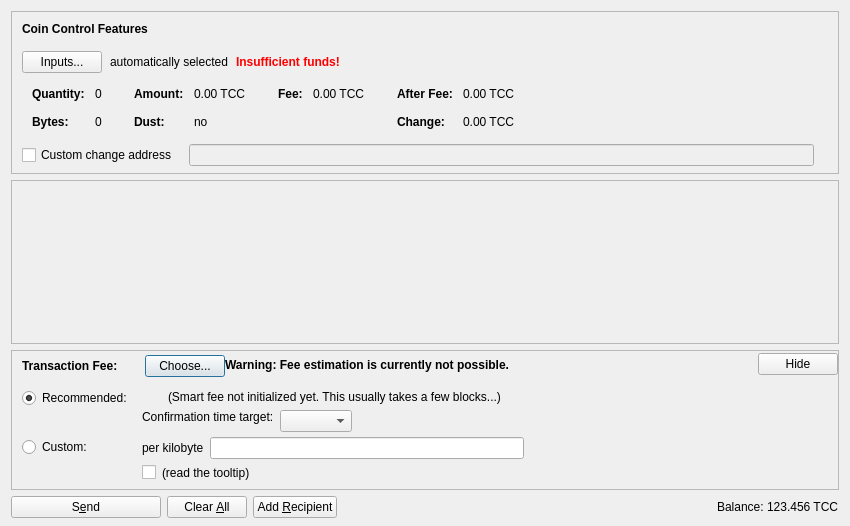
<?xml version="1.0" encoding="UTF-8"?>
<ui version="4.0">
 <class>SendCoinsDialog</class>
 <widget class="QDialog" name="SendCoinsDialog">
  <property name="geometry">
   <rect>
    <x>0</x>
    <y>0</y>
    <width>850</width>
    <height>526</height>
   </rect>
  </property>
  <property name="windowTitle">
   <string>Send Coins</string>
  </property>
  <layout class="QVBoxLayout" name="verticalLayout" stretch="0,1,0,0">
   <property name="bottomMargin">
    <number>8</number>
   </property>
   <item>
    <widget class="QFrame" name="frameCoinControl">
     <property name="sizePolicy">
      <sizepolicy hsizetype="Expanding" vsizetype="Expanding">
       <horstretch>0</horstretch>
       <verstretch>0</verstretch>
      </sizepolicy>
     </property>
     <property name="maximumSize">
      <size>
       <width>16777215</width>
       <height>16777215</height>
      </size>
     </property>
     <property name="frameShape">
      <enum>QFrame::StyledPanel</enum>
     </property>
     <property name="frameShadow">
      <enum>QFrame::Sunken</enum>
     </property>
     <layout class="QVBoxLayout" name="verticalLayoutCoinControl2">
      <property name="spacing">
       <number>0</number>
      </property>
      <property name="leftMargin">
       <number>0</number>
      </property>
      <property name="topMargin">
       <number>0</number>
      </property>
      <property name="rightMargin">
       <number>0</number>
      </property>
      <property name="bottomMargin">
       <number>6</number>
      </property>
      <item>
       <layout class="QVBoxLayout" name="verticalLayoutCoinControl" stretch="0,0,0,0,1">
        <property name="spacing">
         <number>0</number>
        </property>
        <property name="leftMargin">
         <number>10</number>
        </property>
        <property name="topMargin">
         <number>10</number>
        </property>
        <item>
         <layout class="QHBoxLayout" name="horizontalLayoutCoinControl1">
          <property name="bottomMargin">
           <number>15</number>
          </property>
          <item>
           <widget class="QLabel" name="labelCoinControlFeatures">
            <property name="sizePolicy">
             <sizepolicy hsizetype="Preferred" vsizetype="Maximum">
              <horstretch>0</horstretch>
              <verstretch>0</verstretch>
             </sizepolicy>
            </property>
            <property name="font">
             <font>
              <weight>75</weight>
              <bold>true</bold>
             </font>
            </property>
            <property name="styleSheet">
             <string notr="true">font-weight:bold;</string>
            </property>
            <property name="text">
             <string>Coin Control Features</string>
            </property>
           </widget>
          </item>
         </layout>
        </item>
        <item>
         <layout class="QHBoxLayout" name="horizontalLayoutCoinControl2" stretch="0,0,0,0">
          <property name="spacing">
           <number>8</number>
          </property>
          <property name="bottomMargin">
           <number>10</number>
          </property>
          <item>
           <widget class="QPushButton" name="pushButtonCoinControl">
            <property name="styleSheet">
             <string notr="true"/>
            </property>
            <property name="text">
             <string>Inputs...</string>
            </property>
            <property name="autoDefault">
             <bool>false</bool>
            </property>
           </widget>
          </item>
          <item>
           <widget class="QLabel" name="labelCoinControlAutomaticallySelected">
            <property name="text">
             <string>automatically selected</string>
            </property>
            <property name="margin">
             <number>5</number>
            </property>
           </widget>
          </item>
          <item>
           <widget class="QLabel" name="labelCoinControlInsuffFunds">
            <property name="font">
             <font>
              <weight>75</weight>
              <bold>true</bold>
             </font>
            </property>
            <property name="styleSheet">
             <string notr="true">color:red;font-weight:bold;</string>
            </property>
            <property name="text">
             <string>Insufficient funds!</string>
            </property>
            <property name="margin">
             <number>5</number>
            </property>
           </widget>
          </item>
          <item>
           <spacer name="horizontalSpacerCoinControl">
            <property name="orientation">
             <enum>Qt::Horizontal</enum>
            </property>
            <property name="sizeHint" stdset="0">
             <size>
              <width>40</width>
              <height>1</height>
             </size>
            </property>
           </spacer>
          </item>
         </layout>
        </item>
        <item>
         <widget class="QWidget" name="widgetCoinControl" native="true">
          <property name="sizePolicy">
           <sizepolicy hsizetype="Preferred" vsizetype="Preferred">
            <horstretch>0</horstretch>
            <verstretch>0</verstretch>
           </sizepolicy>
          </property>
          <property name="minimumSize">
           <size>
            <width>0</width>
            <height>0</height>
           </size>
          </property>
          <property name="styleSheet">
           <string notr="true"/>
          </property>
          <layout class="QHBoxLayout" name="horizontalLayoutCoinControl5">
           <property name="leftMargin">
            <number>0</number>
           </property>
           <property name="topMargin">
            <number>0</number>
           </property>
           <property name="rightMargin">
            <number>0</number>
           </property>
           <property name="bottomMargin">
            <number>0</number>
           </property>
           <item>
            <layout class="QHBoxLayout" name="horizontalLayoutCoinControl3" stretch="0,0,0,1">
             <property name="spacing">
              <number>20</number>
             </property>
             <property name="topMargin">
              <number>0</number>
             </property>
             <property name="bottomMargin">
              <number>10</number>
             </property>
             <item>
              <layout class="QFormLayout" name="formLayoutCoinControl1">
               <property name="horizontalSpacing">
                <number>10</number>
               </property>
               <property name="verticalSpacing">
                <number>14</number>
               </property>
               <property name="leftMargin">
                <number>10</number>
               </property>
               <property name="topMargin">
                <number>4</number>
               </property>
               <property name="rightMargin">
                <number>6</number>
               </property>
               <item row="0" column="0">
                <widget class="QLabel" name="labelCoinControlQuantityText">
                 <property name="font">
                  <font>
                   <weight>75</weight>
                   <bold>true</bold>
                  </font>
                 </property>
                 <property name="text">
                  <string>Quantity:</string>
                 </property>
                 <property name="margin">
                  <number>0</number>
                 </property>
                </widget>
               </item>
               <item row="0" column="1">
                <widget class="QLabel" name="labelCoinControlQuantity">
                 <property name="cursor">
                  <cursorShape>IBeamCursor</cursorShape>
                 </property>
                 <property name="contextMenuPolicy">
                  <enum>Qt::ActionsContextMenu</enum>
                 </property>
                 <property name="text">
                  <string notr="true">0</string>
                 </property>
                 <property name="margin">
                  <number>0</number>
                 </property>
                 <property name="textInteractionFlags">
                  <set>Qt::LinksAccessibleByMouse|Qt::TextSelectableByKeyboard|Qt::TextSelectableByMouse</set>
                 </property>
                </widget>
               </item>
               <item row="1" column="0">
                <widget class="QLabel" name="labelCoinControlBytesText">
                 <property name="font">
                  <font>
                   <weight>75</weight>
                   <bold>true</bold>
                  </font>
                 </property>
                 <property name="text">
                  <string>Bytes:</string>
                 </property>
                </widget>
               </item>
               <item row="1" column="1">
                <widget class="QLabel" name="labelCoinControlBytes">
                 <property name="cursor">
                  <cursorShape>IBeamCursor</cursorShape>
                 </property>
                 <property name="contextMenuPolicy">
                  <enum>Qt::ActionsContextMenu</enum>
                 </property>
                 <property name="text">
                  <string notr="true">0</string>
                 </property>
                 <property name="textInteractionFlags">
                  <set>Qt::LinksAccessibleByMouse|Qt::TextSelectableByKeyboard|Qt::TextSelectableByMouse</set>
                 </property>
                </widget>
               </item>
              </layout>
             </item>
             <item>
              <layout class="QFormLayout" name="formLayoutCoinControl2">
               <property name="horizontalSpacing">
                <number>10</number>
               </property>
               <property name="verticalSpacing">
                <number>14</number>
               </property>
               <property name="leftMargin">
                <number>6</number>
               </property>
               <property name="topMargin">
                <number>4</number>
               </property>
               <property name="rightMargin">
                <number>6</number>
               </property>
               <item row="0" column="0">
                <widget class="QLabel" name="labelCoinControlAmountText">
                 <property name="font">
                  <font>
                   <weight>75</weight>
                   <bold>true</bold>
                  </font>
                 </property>
                 <property name="text">
                  <string>Amount:</string>
                 </property>
                 <property name="margin">
                  <number>0</number>
                 </property>
                </widget>
               </item>
               <item row="0" column="1">
                <widget class="QLabel" name="labelCoinControlAmount">
                 <property name="cursor">
                  <cursorShape>IBeamCursor</cursorShape>
                 </property>
                 <property name="contextMenuPolicy">
                  <enum>Qt::ActionsContextMenu</enum>
                 </property>
                 <property name="text">
                  <string notr="true">0.00 TCC</string>
                 </property>
                 <property name="textInteractionFlags">
                  <set>Qt::LinksAccessibleByMouse|Qt::TextSelectableByKeyboard|Qt::TextSelectableByMouse</set>
                 </property>
                </widget>
               </item>
               <item row="1" column="0">
                <widget class="QLabel" name="labelCoinControlLowOutputText">
                 <property name="font">
                  <font>
                   <weight>75</weight>
                   <bold>true</bold>
                  </font>
                 </property>
                 <property name="text">
                  <string>Dust:</string>
                 </property>
                </widget>
               </item>
               <item row="1" column="1">
                <widget class="QLabel" name="labelCoinControlLowOutput">
                 <property name="cursor">
                  <cursorShape>IBeamCursor</cursorShape>
                 </property>
                 <property name="contextMenuPolicy">
                  <enum>Qt::ActionsContextMenu</enum>
                 </property>
                 <property name="text">
                  <string notr="true">no</string>
                 </property>
                 <property name="textInteractionFlags">
                  <set>Qt::LinksAccessibleByMouse|Qt::TextSelectableByKeyboard|Qt::TextSelectableByMouse</set>
                 </property>
                </widget>
               </item>
              </layout>
             </item>
             <item>
              <layout class="QFormLayout" name="formLayoutCoinControl3">
               <property name="horizontalSpacing">
                <number>10</number>
               </property>
               <property name="verticalSpacing">
                <number>14</number>
               </property>
               <property name="leftMargin">
                <number>6</number>
               </property>
               <property name="topMargin">
                <number>4</number>
               </property>
               <property name="rightMargin">
                <number>6</number>
               </property>
               <item row="0" column="0">
                <widget class="QLabel" name="labelCoinControlFeeText">
                 <property name="font">
                  <font>
                   <weight>75</weight>
                   <bold>true</bold>
                  </font>
                 </property>
                 <property name="text">
                  <string>Fee:</string>
                 </property>
                 <property name="margin">
                  <number>0</number>
                 </property>
                </widget>
               </item>
               <item row="0" column="1">
                <widget class="QLabel" name="labelCoinControlFee">
                 <property name="cursor">
                  <cursorShape>IBeamCursor</cursorShape>
                 </property>
                 <property name="contextMenuPolicy">
                  <enum>Qt::ActionsContextMenu</enum>
                 </property>
                 <property name="text">
                  <string notr="true">0.00 TCC</string>
                 </property>
                 <property name="textInteractionFlags">
                  <set>Qt::LinksAccessibleByMouse|Qt::TextSelectableByKeyboard|Qt::TextSelectableByMouse</set>
                 </property>
                </widget>
               </item>
              </layout>
             </item>
             <item>
              <layout class="QFormLayout" name="formLayoutCoinControl4">
               <property name="horizontalSpacing">
                <number>10</number>
               </property>
               <property name="verticalSpacing">
                <number>14</number>
               </property>
               <property name="leftMargin">
                <number>6</number>
               </property>
               <property name="topMargin">
                <number>4</number>
               </property>
               <property name="rightMargin">
                <number>6</number>
               </property>
               <item row="0" column="0">
                <widget class="QLabel" name="labelCoinControlAfterFeeText">
                 <property name="font">
                  <font>
                   <weight>75</weight>
                   <bold>true</bold>
                  </font>
                 </property>
                 <property name="text">
                  <string>After Fee:</string>
                 </property>
                 <property name="margin">
                  <number>0</number>
                 </property>
                </widget>
               </item>
               <item row="0" column="1">
                <widget class="QLabel" name="labelCoinControlAfterFee">
                 <property name="cursor">
                  <cursorShape>IBeamCursor</cursorShape>
                 </property>
                 <property name="contextMenuPolicy">
                  <enum>Qt::ActionsContextMenu</enum>
                 </property>
                 <property name="text">
                  <string notr="true">0.00 TCC</string>
                 </property>
                 <property name="textInteractionFlags">
                  <set>Qt::LinksAccessibleByMouse|Qt::TextSelectableByKeyboard|Qt::TextSelectableByMouse</set>
                 </property>
                </widget>
               </item>
               <item row="1" column="0">
                <widget class="QLabel" name="labelCoinControlChangeText">
                 <property name="font">
                  <font>
                   <weight>75</weight>
                   <bold>true</bold>
                  </font>
                 </property>
                 <property name="text">
                  <string>Change:</string>
                 </property>
                </widget>
               </item>
               <item row="1" column="1">
                <widget class="QLabel" name="labelCoinControlChange">
                 <property name="cursor">
                  <cursorShape>IBeamCursor</cursorShape>
                 </property>
                 <property name="contextMenuPolicy">
                  <enum>Qt::ActionsContextMenu</enum>
                 </property>
                 <property name="text">
                  <string notr="true">0.00 TCC</string>
                 </property>
                 <property name="textInteractionFlags">
                  <set>Qt::LinksAccessibleByMouse|Qt::TextSelectableByKeyboard|Qt::TextSelectableByMouse</set>
                 </property>
                </widget>
               </item>
              </layout>
             </item>
            </layout>
           </item>
          </layout>
         </widget>
        </item>
        <item>
         <layout class="QHBoxLayout" name="horizontalLayoutCoinControl4" stretch="0,0,0">
          <property name="spacing">
           <number>12</number>
          </property>
          <property name="sizeConstraint">
           <enum>QLayout::SetDefaultConstraint</enum>
          </property>
          <property name="topMargin">
           <number>5</number>
          </property>
          <property name="rightMargin">
           <number>5</number>
          </property>
          <item>
           <widget class="QCheckBox" name="checkBoxCoinControlChange">
            <property name="toolTip">
             <string>If this is activated, but the change address is empty or invalid, change will be sent to a newly generated address.</string>
            </property>
            <property name="text">
             <string>Custom change address</string>
            </property>
           </widget>
          </item>
          <item>
           <widget class="QValidatedLineEdit" name="lineEditCoinControlChange">
            <property name="enabled">
             <bool>false</bool>
            </property>
            <property name="sizePolicy">
             <sizepolicy hsizetype="Expanding" vsizetype="Fixed">
              <horstretch>0</horstretch>
              <verstretch>0</verstretch>
             </sizepolicy>
            </property>
           </widget>
          </item>
          <item>
           <widget class="QLabel" name="labelCoinControlChangeLabel">
            <property name="sizePolicy">
             <sizepolicy hsizetype="Preferred" vsizetype="Expanding">
              <horstretch>0</horstretch>
              <verstretch>0</verstretch>
             </sizepolicy>
            </property>
            <property name="minimumSize">
             <size>
              <width>0</width>
              <height>0</height>
             </size>
            </property>
            <property name="text">
             <string/>
            </property>
            <property name="margin">
             <number>3</number>
            </property>
           </widget>
          </item>
         </layout>
        </item>
        <item>
         <spacer name="verticalSpacerCoinControl">
          <property name="orientation">
           <enum>Qt::Vertical</enum>
          </property>
          <property name="sizeHint" stdset="0">
           <size>
            <width>800</width>
            <height>1</height>
           </size>
          </property>
         </spacer>
        </item>
       </layout>
      </item>
     </layout>
    </widget>
   </item>
   <item>
    <widget class="QScrollArea" name="scrollArea">
     <property name="widgetResizable">
      <bool>true</bool>
     </property>
     <widget class="QWidget" name="scrollAreaWidgetContents">
      <property name="geometry">
       <rect>
        <x>0</x>
        <y>0</y>
        <width>830</width>
        <height>104</height>
       </rect>
      </property>
      <layout class="QVBoxLayout" name="verticalLayout_2" stretch="0,1">
       <property name="leftMargin">
        <number>0</number>
       </property>
       <property name="topMargin">
        <number>0</number>
       </property>
       <property name="rightMargin">
        <number>0</number>
       </property>
       <property name="bottomMargin">
        <number>0</number>
       </property>
       <item>
        <layout class="QVBoxLayout" name="entries">
         <property name="spacing">
          <number>6</number>
         </property>
        </layout>
       </item>
       <item>
        <spacer name="verticalSpacer">
         <property name="orientation">
          <enum>Qt::Vertical</enum>
         </property>
         <property name="sizeHint" stdset="0">
          <size>
           <width>20</width>
           <height>40</height>
          </size>
         </property>
        </spacer>
       </item>
      </layout>
     </widget>
    </widget>
   </item>
   <item>
    <widget class="QFrame" name="frameFee">
     <property name="sizePolicy">
      <sizepolicy hsizetype="Expanding" vsizetype="Expanding">
       <horstretch>0</horstretch>
       <verstretch>0</verstretch>
      </sizepolicy>
     </property>
     <property name="maximumSize">
      <size>
       <width>16777215</width>
       <height>16777215</height>
      </size>
     </property>
     <property name="frameShape">
      <enum>QFrame::StyledPanel</enum>
     </property>
     <property name="frameShadow">
      <enum>QFrame::Sunken</enum>
     </property>
     <layout class="QVBoxLayout" name="verticalLayoutFee1">
      <property name="spacing">
       <number>0</number>
      </property>
      <property name="leftMargin">
       <number>0</number>
      </property>
      <property name="topMargin">
       <number>0</number>
      </property>
      <property name="rightMargin">
       <number>0</number>
      </property>
      <property name="bottomMargin">
       <number>0</number>
      </property>
      <item>
       <layout class="QVBoxLayout" name="verticalLayoutFee2" stretch="0,0,0">
        <property name="spacing">
         <number>0</number>
        </property>
        <property name="leftMargin">
         <number>10</number>
        </property>
        <property name="topMargin">
         <number>0</number>
        </property>
        <item>
         <layout class="QHBoxLayout" name="horizontalLayoutFee1">
          <property name="bottomMargin">
           <number>0</number>
          </property>
          <item>
           <layout class="QVBoxLayout" name="verticalLayoutFee7">
            <property name="spacing">
             <number>0</number>
            </property>
            <item>
             <spacer name="verticalSpacerSmartFee">
              <property name="orientation">
               <enum>Qt::Vertical</enum>
              </property>
              <property name="sizeType">
               <enum>QSizePolicy::Fixed</enum>
              </property>
              <property name="sizeHint" stdset="0">
               <size>
                <width>1</width>
                <height>4</height>
               </size>
              </property>
             </spacer>
            </item>
            <item>
             <layout class="QHBoxLayout" name="horizontalLayoutSmartFee">
              <property name="spacing">
               <number>10</number>
              </property>
              <item>
               <widget class="QLabel" name="labelFeeHeadline">
                <property name="sizePolicy">
                 <sizepolicy hsizetype="Preferred" vsizetype="Maximum">
                  <horstretch>0</horstretch>
                  <verstretch>0</verstretch>
                 </sizepolicy>
                </property>
                <property name="font">
                 <font>
                  <weight>75</weight>
                  <bold>true</bold>
                 </font>
                </property>
                <property name="styleSheet">
                 <string notr="true">font-weight:bold;</string>
                </property>
                <property name="text">
                 <string>Transaction Fee:</string>
                </property>
               </widget>
              </item>
              <item>
               <widget class="QLabel" name="labelFeeMinimized">
                <property name="text">
                 <string/>
                </property>
               </widget>
              </item>
              <item>
               <widget class="QPushButton" name="buttonChooseFee">
                <property name="text">
                 <string>Choose...</string>
                </property>
               </widget>
              </item>
             </layout>
            </item>
            <item>
             <spacer name="verticalSpacer_5">
              <property name="orientation">
               <enum>Qt::Vertical</enum>
              </property>
              <property name="sizeHint" stdset="0">
               <size>
                <width>1</width>
                <height>1</height>
               </size>
              </property>
             </spacer>
            </item>
           </layout>
          </item>
          <item>
           <widget class="QLabel" name="fallbackFeeWarningLabel">
            <property name="toolTip">
             <string>Using the fallbackfee can result in sending a transaction that will take several hours or days (or never) to confirm. Consider choosing your fee manually or wait until you have validated the complete chain.</string>
            </property>
            <property name="font">
            <font>
                <weight>75</weight>
                <bold>true</bold>
            </font>
            </property>
            <property name="text">
             <string>Warning: Fee estimation is currently not possible.</string>
            </property>
            <property name="wordWrap">
             <bool>false</bool>
            </property>
           </widget>
          </item>
          <item>
           <spacer name="horizontalSpacer_4">
            <property name="orientation">
             <enum>Qt::Horizontal</enum>
            </property>
            <property name="sizeType">
             <enum>QSizePolicy::MinimumExpanding</enum>
            </property>
            <property name="sizeHint" stdset="0">
             <size>
              <width>40</width>
              <height>20</height>
             </size>
            </property>
           </spacer>
          </item>
          <item>
           <widget class="QPushButton" name="buttonMinimizeFee">
            <property name="toolTip">
             <string>collapse fee-settings</string>
            </property>
            <property name="text">
             <string>Hide</string>
            </property>
           </widget>
          </item>
         </layout>
        </item>
        <item>
         <widget class="QFrame" name="frameFeeSelection">
          <layout class="QVBoxLayout" name="verticalLayoutFee12">
           <property name="spacing">
            <number>0</number>
           </property>
           <property name="leftMargin">
            <number>0</number>
           </property>
           <property name="topMargin">
            <number>0</number>
           </property>
           <property name="rightMargin">
            <number>0</number>
           </property>
           <property name="bottomMargin">
            <number>0</number>
           </property>
           <item>
            <layout class="QGridLayout" name="gridLayoutFee">
             <property name="topMargin">
              <number>10</number>
             </property>
             <property name="bottomMargin">
              <number>4</number>
             </property>
             <property name="horizontalSpacing">
              <number>10</number>
             </property>
             <property name="verticalSpacing">
              <number>4</number>
             </property>
             <item row="1" column="1">
              <layout class="QVBoxLayout" name="verticalLayoutFee8">
               <property name="spacing">
                <number>6</number>
               </property>
               <item>
                <layout class="QHBoxLayout" name="horizontalLayoutFee13">
                 <item>
                  <widget class="QLabel" name="labelCustomPerKilobyte">
                   <property name="toolTip">
                    <string>If the custom fee is set to 1000 satoshis and the transaction is only 250 bytes, then &quot;per kilobyte&quot; only pays 250 satoshis in fee, while &quot;total at least&quot; pays 1000 satoshis. For transactions bigger than a kilobyte both pay by kilobyte.</string>
                   </property>
                   <property name="text">
                    <string>per kilobyte</string>
                   </property>
                  </widget>
                 </item>
                 <item>
                  <widget class="BitcoinAmountField" name="customFee"/>
                 </item>
                 <item>
                  <spacer name="horizontalSpacer_6">
                   <property name="orientation">
                    <enum>Qt::Horizontal</enum>
                   </property>
                   <property name="sizeHint" stdset="0">
                    <size>
                     <width>1</width>
                     <height>1</height>
                    </size>
                   </property>
                  </spacer>
                 </item>
                </layout>
               </item>
               <item>
                <layout class="QHBoxLayout" name="horizontalLayoutFee8">
                 <item>
                  <widget class="QCheckBox" name="checkBoxMinimumFee">
                   <property name="toolTip">
                    <string>Paying only the minimum fee is just fine as long as there is less transaction volume than space in the blocks. But be aware that this can end up in a never confirming transaction once there is more demand for techiecoin transactions than the network can process.</string>
                   </property>
                   <property name="text">
                    <string/>
                   </property>
                  </widget>
                 </item>
                 <item>
                  <widget class="QLabel" name="labelMinFeeWarning">
                   <property name="enabled">
                    <bool>true</bool>
                   </property>
                   <property name="toolTip">
                    <string>Paying only the minimum fee is just fine as long as there is less transaction volume than space in the blocks. But be aware that this can end up in a never confirming transaction once there is more demand for techiecoin transactions than the network can process.</string>
                   </property>
                   <property name="text">
                    <string>(read the tooltip)</string>
                   </property>
                   <property name="margin">
                    <number>5</number>
                   </property>
                  </widget>
                 </item>
                 <item>
                  <spacer name="horizontalSpacer_2">
                   <property name="orientation">
                    <enum>Qt::Horizontal</enum>
                   </property>
                   <property name="sizeHint" stdset="0">
                    <size>
                     <width>1</width>
                     <height>1</height>
                    </size>
                   </property>
                  </spacer>
                 </item>
                </layout>
               </item>
              </layout>
             </item>
             <item row="0" column="0">
              <layout class="QVBoxLayout" name="verticalLayoutFee4" stretch="0,1">
               <item>
                <widget class="QRadioButton" name="radioSmartFee">
                 <property name="text">
                  <string>Recommended:</string>
                 </property>
                 <property name="checked">
                  <bool>true</bool>
                 </property>
                 <attribute name="buttonGroup">
                  <string notr="true">groupFee</string>
                 </attribute>
                </widget>
               </item>
               <item>
                <spacer name="verticalSpacer_2">
                 <property name="orientation">
                  <enum>Qt::Vertical</enum>
                 </property>
                 <property name="sizeHint" stdset="0">
                  <size>
                   <width>1</width>
                   <height>1</height>
                  </size>
                 </property>
                </spacer>
               </item>
              </layout>
             </item>
             <item row="1" column="0">
              <layout class="QVBoxLayout" name="verticalLayoutFee9" stretch="0,1">
               <item>
                <widget class="QRadioButton" name="radioCustomFee">
                 <property name="text">
                  <string>Custom:</string>
                 </property>
                 <attribute name="buttonGroup">
                  <string notr="true">groupFee</string>
                 </attribute>
                </widget>
               </item>
               <item>
                <spacer name="verticalSpacer_6">
                 <property name="orientation">
                  <enum>Qt::Vertical</enum>
                 </property>
                 <property name="sizeHint" stdset="0">
                  <size>
                   <width>1</width>
                   <height>1</height>
                  </size>
                 </property>
                </spacer>
               </item>
              </layout>
             </item>
             <item row="0" column="1">
              <layout class="QVBoxLayout" name="verticalLayoutFee3" stretch="0,0,1">
               <property name="spacing">
                <number>6</number>
               </property>
               <property name="topMargin">
                <number>2</number>
               </property>
               <item>
                <layout class="QHBoxLayout" name="horizontalLayoutFee12">
                 <item>
                  <widget class="QLabel" name="labelSmartFee">
                   <property name="text">
                    <string/>
                   </property>
                   <property name="margin">
                    <number>2</number>
                   </property>
                  </widget>
                 </item>
                 <item>
                  <widget class="QLabel" name="labelFeeEstimation">
                   <property name="text">
                    <string/>
                   </property>
                  </widget>
                 </item>
                 <item>
                  <widget class="QLabel" name="labelSmartFee2">
                   <property name="text">
                    <string>(Smart fee not initialized yet. This usually takes a few blocks...)</string>
                   </property>
                   <property name="margin">
                    <number>2</number>
                   </property>
                  </widget>
                 </item>
                 <item>
                  <spacer name="horizontalSpacer_5">
                   <property name="orientation">
                    <enum>Qt::Horizontal</enum>
                   </property>
                   <property name="sizeHint" stdset="0">
                    <size>
                     <width>1</width>
                     <height>1</height>
                    </size>
                   </property>
                  </spacer>
                 </item>
                </layout>
               </item>
               <item>
                <layout class="QHBoxLayout" name="horizontalLayoutFee9">
                 <item>
                  <layout class="QVBoxLayout" name="verticalLayoutFee6">
                   <item>
                    <widget class="QLabel" name="labelSmartFee3">
                     <property name="text">
                      <string>Confirmation time target:</string>
                     </property>
                     <property name="margin">
                      <number>2</number>
                     </property>
                    </widget>
                   </item>
                   <item>
                    <spacer name="verticalSpacer_3">
                     <property name="orientation">
                      <enum>Qt::Vertical</enum>
                     </property>
                     <property name="sizeHint" stdset="0">
                      <size>
                       <width>1</width>
                       <height>1</height>
                      </size>
                     </property>
                    </spacer>
                   </item>
                  </layout>
                 </item>
                 <item>
                  <layout class="QVBoxLayout" name="verticalLayoutFee5">
                   <property name="rightMargin">
                    <number>30</number>
                   </property>
                   <item>
                    <layout class="QHBoxLayout" name="horizontalLayoutConfTarget">
                     <property name="bottomMargin">
                      <number>0</number>
                     </property>
                     <item>
                      <widget class="QComboBox" name="confTargetSelector"/>
                     </item>
                     <item>
                      <spacer name="horizontalSpacerConfTarget">
                       <property name="orientation">
                        <enum>Qt::Horizontal</enum>
                       </property>
                       <property name="sizeHint" stdset="0">
                        <size>
                         <width>40</width>
                         <height>20</height>
                        </size>
                       </property>
                      </spacer>
                     </item>
                    </layout>
                   </item>
                  </layout>
                 </item>
                </layout>
               </item>
               <item>
                <spacer name="verticalSpacer_4">
                 <property name="orientation">
                  <enum>Qt::Vertical</enum>
                 </property>
                 <property name="sizeHint" stdset="0">
                  <size>
                   <width>1</width>
                   <height>1</height>
                  </size>
                 </property>
                </spacer>
               </item>
              </layout>
             </item>
            </layout>
           </item>
          </layout>
         </widget>
        </item>
        <item>
         <spacer name="verticalSpacerFee">
          <property name="orientation">
           <enum>Qt::Vertical</enum>
          </property>
          <property name="sizeHint" stdset="0">
           <size>
            <width>40</width>
            <height>5</height>
           </size>
          </property>
         </spacer>
        </item>
       </layout>
      </item>
     </layout>
    </widget>
   </item>
   <item>
    <layout class="QHBoxLayout" name="horizontalLayout">
     <item>
      <widget class="QPushButton" name="sendButton">
       <property name="minimumSize">
        <size>
         <width>150</width>
         <height>0</height>
        </size>
       </property>
       <property name="toolTip">
        <string>Confirm the send action</string>
       </property>
       <property name="text">
        <string>S&amp;end</string>
       </property>
       <property name="icon">
        <iconset resource="../bitcoin.qrc">
         <normaloff>:/icons/send</normaloff>:/icons/send</iconset>
       </property>
       <property name="autoDefault">
        <bool>false</bool>
       </property>
       <property name="default">
        <bool>false</bool>
       </property>
      </widget>
     </item>
     <item>
      <widget class="QPushButton" name="clearButton">
       <property name="sizePolicy">
        <sizepolicy hsizetype="Minimum" vsizetype="Fixed">
         <horstretch>0</horstretch>
         <verstretch>0</verstretch>
        </sizepolicy>
       </property>
       <property name="toolTip">
        <string>Clear all fields of the form.</string>
       </property>
       <property name="text">
        <string>Clear &amp;All</string>
       </property>
       <property name="icon">
        <iconset resource="../bitcoin.qrc">
         <normaloff>:/icons/remove</normaloff>:/icons/remove</iconset>
       </property>
       <property name="autoDefault">
        <bool>false</bool>
       </property>
      </widget>
     </item>
     <item>
      <widget class="QPushButton" name="addButton">
       <property name="toolTip">
        <string>Send to multiple recipients at once</string>
       </property>
       <property name="text">
        <string>Add &amp;Recipient</string>
       </property>
       <property name="icon">
        <iconset resource="../bitcoin.qrc">
         <normaloff>:/icons/add</normaloff>:/icons/add</iconset>
       </property>
       <property name="autoDefault">
        <bool>false</bool>
       </property>
      </widget>
     </item>
     <item>
      <spacer name="horizontalSpacer">
       <property name="orientation">
        <enum>Qt::Horizontal</enum>
       </property>
       <property name="sizeHint" stdset="0">
        <size>
         <width>40</width>
         <height>20</height>
        </size>
       </property>
      </spacer>
     </item>
     <item>
      <layout class="QHBoxLayout" name="horizontalLayout_2">
       <property name="spacing">
        <number>3</number>
       </property>
       <item>
        <widget class="QLabel" name="label">
         <property name="sizePolicy">
          <sizepolicy hsizetype="Preferred" vsizetype="Fixed">
           <horstretch>0</horstretch>
           <verstretch>0</verstretch>
          </sizepolicy>
         </property>
         <property name="text">
          <string>Balance:</string>
         </property>
        </widget>
       </item>
       <item>
        <widget class="QLabel" name="labelBalance">
         <property name="sizePolicy">
          <sizepolicy hsizetype="Preferred" vsizetype="Fixed">
           <horstretch>0</horstretch>
           <verstretch>0</verstretch>
          </sizepolicy>
         </property>
         <property name="cursor">
          <cursorShape>IBeamCursor</cursorShape>
         </property>
         <property name="text">
          <string notr="true">123.456 TCC</string>
         </property>
         <property name="textInteractionFlags">
          <set>Qt::LinksAccessibleByMouse|Qt::TextSelectableByKeyboard|Qt::TextSelectableByMouse</set>
         </property>
        </widget>
       </item>
      </layout>
     </item>
    </layout>
   </item>
  </layout>
 </widget>
 <customwidgets>
  <customwidget>
   <class>QValidatedLineEdit</class>
   <extends>QLineEdit</extends>
   <header>qvalidatedlineedit.h</header>
  </customwidget>
  <customwidget>
   <class>BitcoinAmountField</class>
   <extends>QLineEdit</extends>
   <header>bitcoinamountfield.h</header>
   <container>1</container>
  </customwidget>
 </customwidgets>
 <resources>
  <include location="../bitcoin.qrc"/>
 </resources>
 <connections/>
 <buttongroups>
  <buttongroup name="groupFee"/>
 </buttongroups>
</ui>
